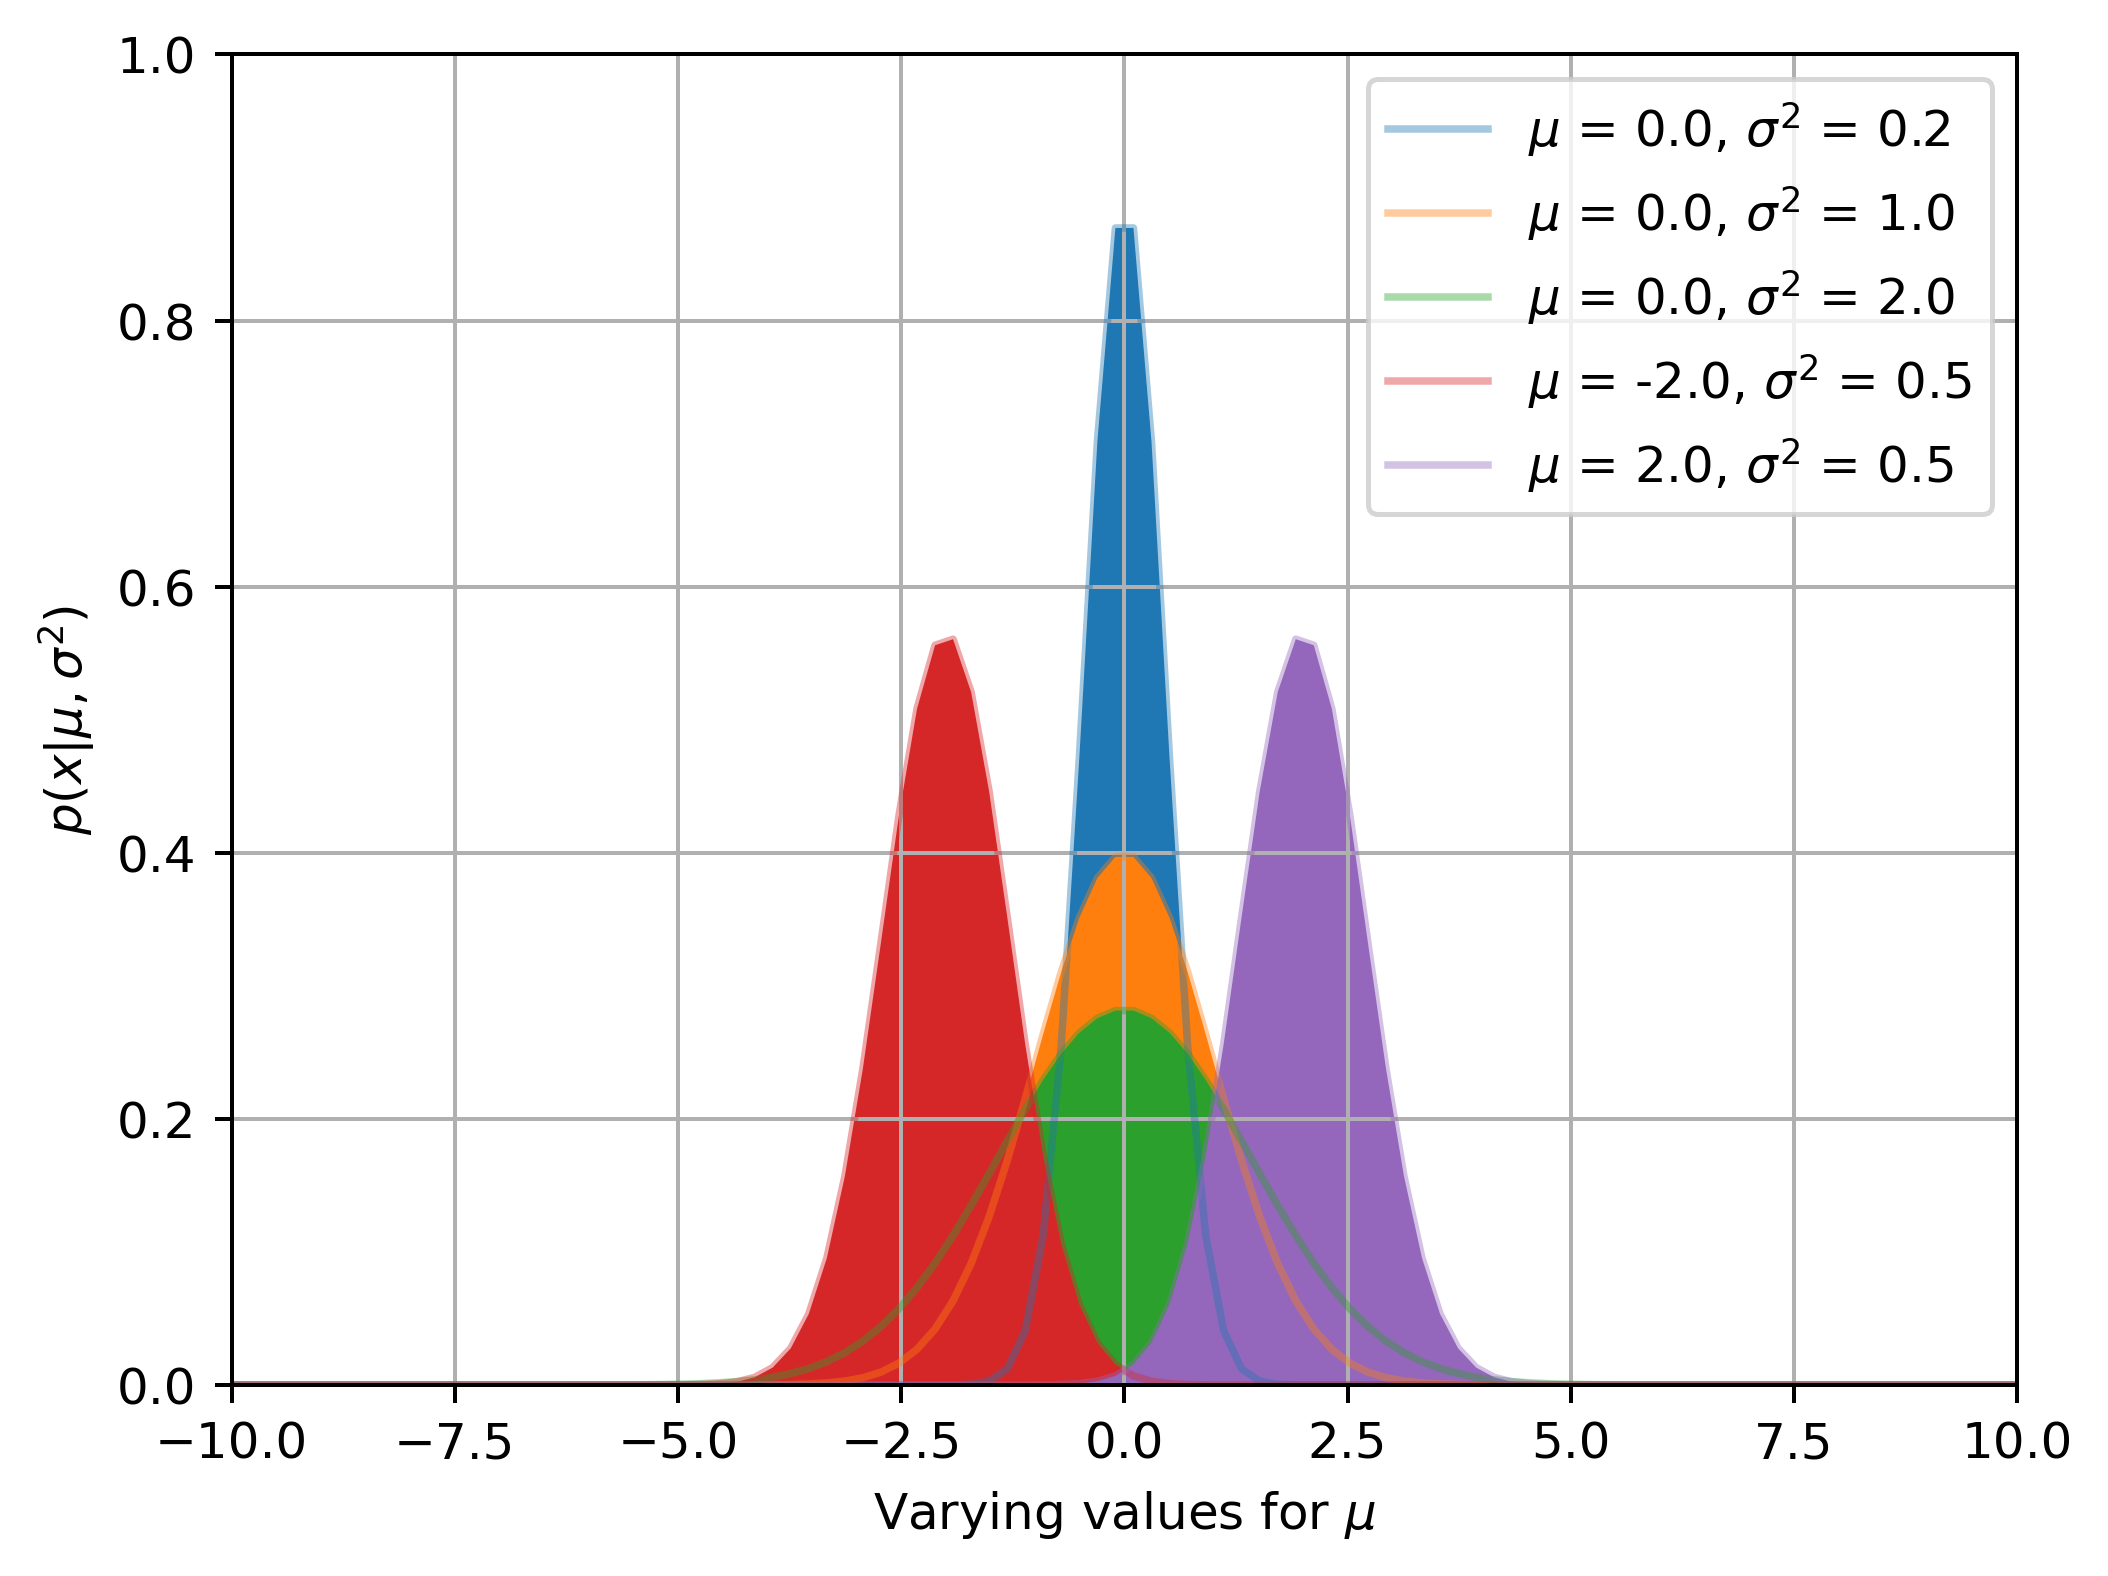

Recreate this plot in Python.
import matplotlib.pyplot as plt
import scipy.stats
import numpy as np


mean = np.array([0, 0, 0, -2, 2.0])
sigma = np.array([0.2, 1, 2, .5, .5])


for i in range(5): 

    x_min = -10
    x_max = 10
    x = np.linspace(x_min, x_max, 100)

    y = scipy.stats.norm.pdf(x,mean[i],np.sqrt(sigma[i]))

    plt.plot(x,y, alpha = 0.4, label = r"$\mu$ = %.1f, $\sigma^2$ = %.1f"% (mean[i],sigma[i]))

    plt.grid()

    plt.xlim(x_min,x_max)
    plt.ylim(0,1)

    #plt.title(r"Sampling Scheme for $\gamma_k$", fontsize=10)
    plt.legend()

    xarea = np.append(x, x[-1]) 
    yarea = np.append(y, 0 )
    plt.fill(xarea,yarea)
    plt.xlabel(r"Varying values for $\mu$")
    plt.ylabel(r"$p(x|\mu, \sigma^2$)")

#plt.show()
plt.savefig('gamma_scheme.png', bbox_inches='tight', dpi=360)